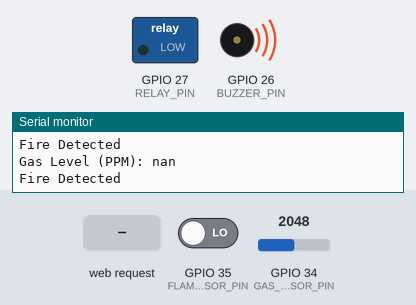
The sketch below on a simulated ESP32. On the bench: switched loads named in the sketch (green lamp = pin HIGH), buzzer (waves = sounding, pin HIGH), the last lines printed to the serial monitor. Inputs (shaded band) come from the test bench; at power-on: GPIO 35 (FLAME_SENSOR_PIN) LOW, GPIO 34 (GAS_SENSOR_PIN) = 2048. WiFi joins after 1.5 s; servers stay silent unless stated.

Above: at 5.2 s.
5.3 s: HTTP request GET /relay/off received
At 6.7 s:
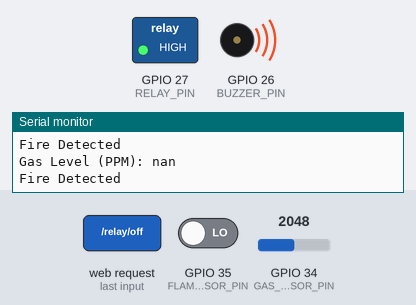
9.5 s: GPIO 35 (FLAME_SENSOR_PIN) driven HIGH
At 10.4 s:
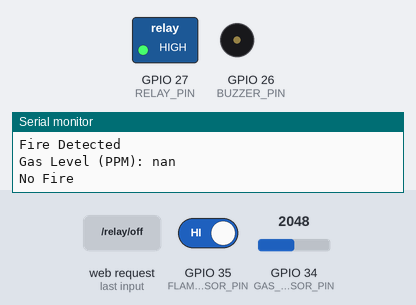
12.5 s: HTTP request GET /relay/on received
At 13.3 s:
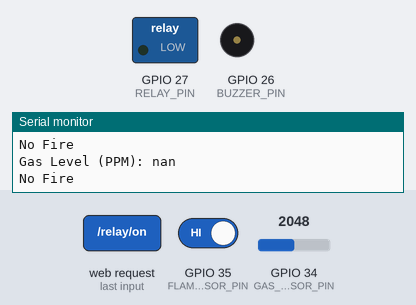
14.0 s: HTTP request GET /buzzer/on received
At 14.7 s:
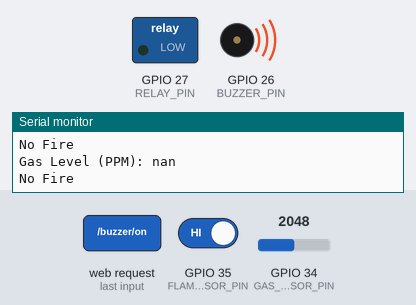
15.5 s: HTTP request GET /buzzer/off received
At 16.8 s:
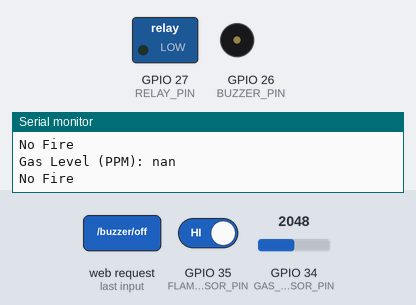
Timing chart, 0 to 18.0 s (numbered marks = the images above; inputs shaded):
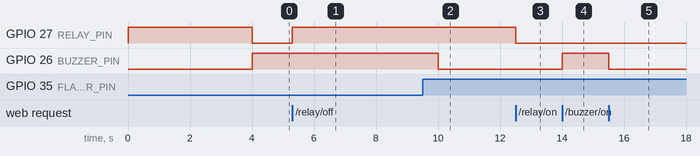

The sketch:

Final_code.ino
```cpp
#include <WiFi.h>
#include <ESPAsyncWebServer.h>

#define GAS_SENSOR_PIN 34
#define FLAME_SENSOR_PIN 35
#define BUZZER_PIN 26
#define RELAY_PIN 27
#define WIFI_SSID "Your SSID"
#define WIFI_PASSWORD "Your Password"

AsyncWebServer server(80);

const int gasThreshold = 400;
bool isGasDetected = false;
bool isFireDetected = false;
bool overrideMode = false;  // Flag for override mode

// Declare global variables for sensor readings
float gasLevel = 0;
bool flameStatus = false;
bool relayOverride = false;
bool buzzerOverride = false;

const float R0 = 10.0; // Baseline resistance of MQ-135 in clean air (in kOhms)
const float exponent = 1.6;  // Exponent value for MQ-135

// Function to convert ADC reading to PPM
float convertToPPM(int gasReading) {
  // Calculate the sensor's voltage
  float voltage = gasReading * (3.3 / 1023.0); // Assuming 3.3V reference and 10-bit ADC

  // Convert voltage to resistance (simplified model)
  float resistance = (3.3 - voltage) / voltage;  // Rough calculation for MQ sensors

  // Apply conversion formula to get PPM
  float ppm = pow((resistance / R0), -exponent) * 10;

  return ppm;
}

void setup() {
  // Pin configuration
  pinMode(GAS_SENSOR_PIN, INPUT);
  pinMode(FLAME_SENSOR_PIN, INPUT);
  pinMode(BUZZER_PIN, OUTPUT);
  pinMode(RELAY_PIN, OUTPUT);


  digitalWrite(BUZZER_PIN, LOW);
  digitalWrite(RELAY_PIN, HIGH);  // Relay OFF (active-low)

  // Initialize serial communication
  Serial.begin(115200);
  delay(2000);

  // Connect to WiFi
  WiFi.begin(WIFI_SSID, WIFI_PASSWORD);
  while (WiFi.status() != WL_CONNECTED) {
    delay(1000);
    Serial.println("Connecting to WiFi...");
  }
  Serial.println("Connected to WiFi");
  Serial.print("IP Address: ");
  Serial.println(WiFi.localIP());

  // Serve the web page
  server.on("/", HTTP_GET, [](AsyncWebServerRequest *request) {
    String html = R"rawliteral(
      <!DOCTYPE html>
      <html>
      <head>
        <title>Smart Home Control</title>
        <style>
          body {
            font-family: Arial, sans-serif;
            text-align: center;
            margin: 0;
            padding: 0;
            background-color: #f4f4f9;
          }
          .container {
            margin-top: 50px;
          }
          h1 {
            color: #333;
          }
          .button {
            display: inline-block;
            margin: 10px;
            padding: 15px 30px;
            font-size: 16px;
            color: #fff;
            background-color: #007bff;
            border: none;
            border-radius: 5px;
            text-decoration: none;
            cursor: pointer;
          }
          .button:hover {
            background-color: #0056b3;
          }
          .button.off {
            background-color: #dc3545;
          }
          .button.off:hover {
            background-color: #c82333;
          }
          .status-box {
            margin-top: 20px;
            font-size: 18px;
            padding: 10px;
            border: 1px solid #ddd;
            background-color: #fff;
          }
        </style>
        <script>
          function sendRequest(action) {
            fetch(action)
              .then(response => response.text())
              .then(data => {
                console.log(data); // For debugging
              })
              .catch(error => {
                console.error('Error:', error);
              });
          }

          function updateStatus() {
            fetch('/status')
              .then(response => response.json())
              .then(data => {
                document.getElementById('gasLevel').innerText = data.gasLevel;
                document.getElementById('flameStatus').innerText = data.flameStatus ? 'Fire Detected' : 'No Fire';
                document.getElementById('relayStatus').innerText = data.relayStatus ? 'ON' : 'OFF';
                document.getElementById('buzzerStatus').innerText = data.buzzerStatus ? 'ON' : 'OFF';
              })
              .catch(error => {
                console.error('Error:', error);
              });
          }

          setInterval(updateStatus, 1000); // Update status every second
        </script>
      </head>
      <body>
        <div class="container">
          <h1>Smart Home Control Panel</h1>
          <div>
            <button class="button" onclick="sendRequest('/relay/on')">Turn Relay ON</button>
            <button class="button off" onclick="sendRequest('/relay/off')">Turn Relay OFF</button>
          </div>
          <div>
            <button class="button" onclick="sendRequest('/buzzer/on')">Turn Buzzer ON</button>
            <button class="button off" onclick="sendRequest('/buzzer/off')">Turn Buzzer OFF</button>
          </div>
          <div class="status-box">
            <p>Gas Level (PPM): <span id="gasLevel">Loading...</span></p>
            <p>Flame Status: <span id="flameStatus">Loading...</span></p>
            <p>Relay Status: <span id="relayStatus">Loading...</span></p>
            <p>Buzzer Status: <span id="buzzerStatus">Loading...</span></p>
          </div>
        </div>
      </body>
      </html>
    )rawliteral";
    request->send(200, "text/html", html);
  });

  server.on("/status", HTTP_GET, [](AsyncWebServerRequest *request) {
    String json = "{";
    json += "\"gasLevel\":" + String(gasLevel) + ","; // Actual gas sensor reading (PPM)
    json += "\"flameStatus\":" + String(flameStatus) + ","; // Actual flame status
    json += "\"relayStatus\":" + String(digitalRead(RELAY_PIN) == LOW) + ","; // Relay status
    json += "\"buzzerStatus\":" + String(digitalRead(BUZZER_PIN) == HIGH); // Buzzer status
    json += "}";
    request->send(200, "application/json", json);
  });

  server.on("/relay/on", HTTP_GET, [](AsyncWebServerRequest *request) {
    digitalWrite(RELAY_PIN, LOW);
    relayOverride = true;
    request->send(200, "text/plain", "Relay is ON");
  });

  server.on("/relay/off", HTTP_GET, [](AsyncWebServerRequest *request) {
    digitalWrite(RELAY_PIN, HIGH);
    relayOverride = false;
    request->send(200, "text/plain", "Relay is OFF");
  });

  server.on("/buzzer/on", HTTP_GET, [](AsyncWebServerRequest *request) {
    digitalWrite(BUZZER_PIN, HIGH);
    buzzerOverride = true;
    request->send(200, "text/plain", "Buzzer is ON");
  });

  server.on("/buzzer/off", HTTP_GET, [](AsyncWebServerRequest *request) {
    digitalWrite(BUZZER_PIN, LOW);
    buzzerOverride = false;
    request->send(200, "text/plain", "Buzzer is OFF");
  });

  // Start the server
  server.begin();
}

void loop() {

  int gasReading = analogRead(GAS_SENSOR_PIN);


  gasLevel = convertToPPM(gasReading);


  if (gasLevel > gasThreshold && !isGasDetected) {
    isGasDetected = true;
    digitalWrite(BUZZER_PIN, HIGH);
  } else if (gasLevel <= gasThreshold && isGasDetected) {
    isGasDetected = false;
    digitalWrite(BUZZER_PIN, LOW);
  }

  // Detect flame and handle buzzer and relay triggers
  flameStatus = digitalRead(FLAME_SENSOR_PIN) == LOW;

  if (flameStatus && !isFireDetected) {
    isFireDetected = true;
    digitalWrite(BUZZER_PIN, HIGH);
    digitalWrite(RELAY_PIN, LOW);
  } else if (!flameStatus && isFireDetected) {
    isFireDetected = false;
    digitalWrite(BUZZER_PIN, LOW);
    digitalWrite(RELAY_PIN, HIGH);
  }


  Serial.print("Gas Level (PPM): ");
  Serial.println(gasLevel);
  Serial.println(flameStatus ? "Fire Detected" : "No Fire");
  delay(1000);
}
```

Measured:
- after the input at 5.3 s, GPIO 27 (RELAY_PIN): LOW → HIGH at once
- after the input at 9.5 s, GPIO 26 (BUZZER_PIN): HIGH → LOW after 0.51 s
- after the input at 12.5 s, GPIO 27 (RELAY_PIN): HIGH → LOW at once
- after the input at 14.0 s, GPIO 26 (BUZZER_PIN): LOW → HIGH at once
- after the input at 15.5 s, GPIO 26 (BUZZER_PIN): HIGH → LOW at once
